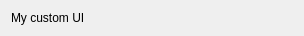
<?xml version="1.0" encoding="UTF-8"?>
<ui version="4.0">
 <class>UtilTest</class>
 <widget class="QWidget" name="UtilTest">
  <property name="geometry">
   <rect>
    <x>0</x>
    <y>0</y>
    <width>304</width>
    <height>31</height>
   </rect>
  </property>
  <layout class="QVBoxLayout" name="verticalLayout">
   <item>
    <widget class="QLabel" name="UtilTest_Label">
     <property name="text">
      <string>My custom UI</string>
     </property>
    </widget>
   </item>
  </layout>
 </widget>
 <resources/>
 <connections/>
</ui>
